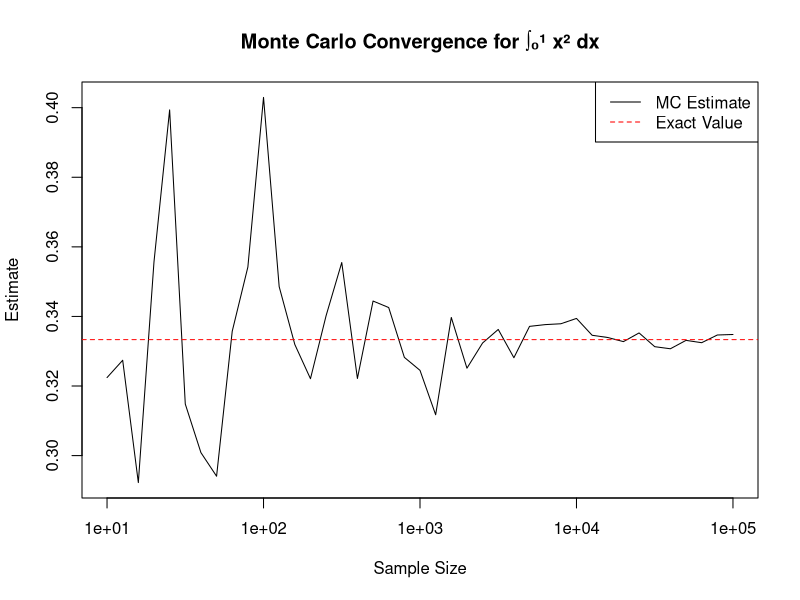
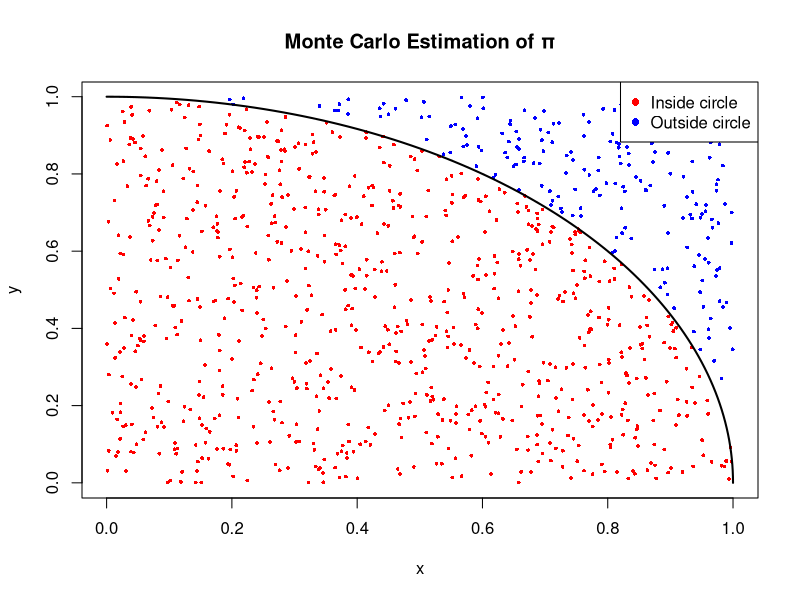
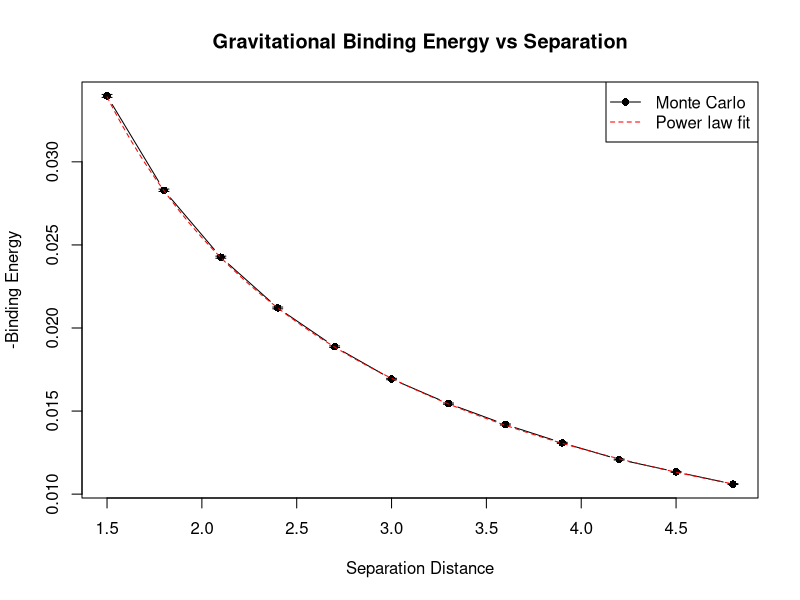
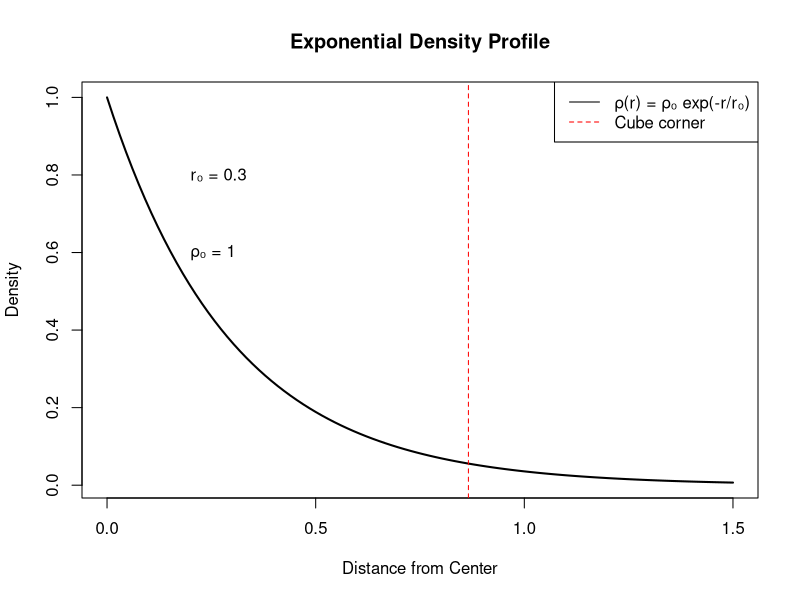
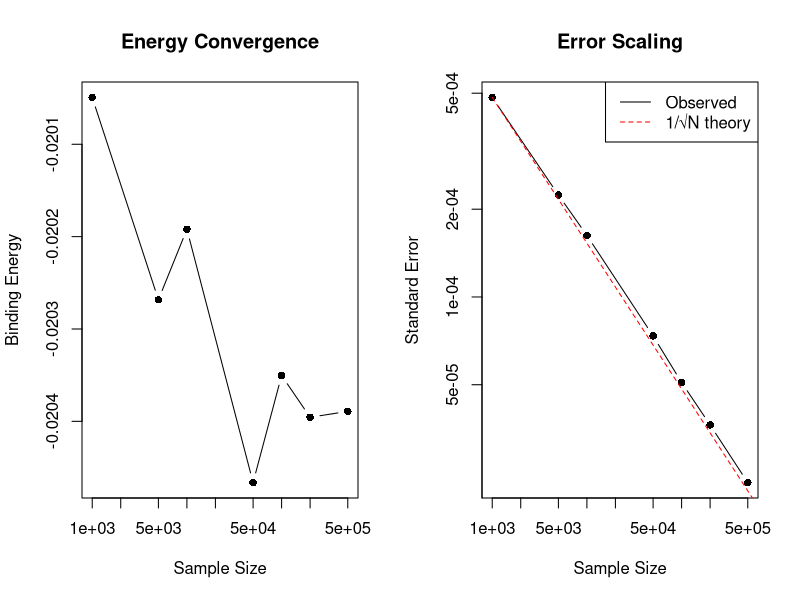
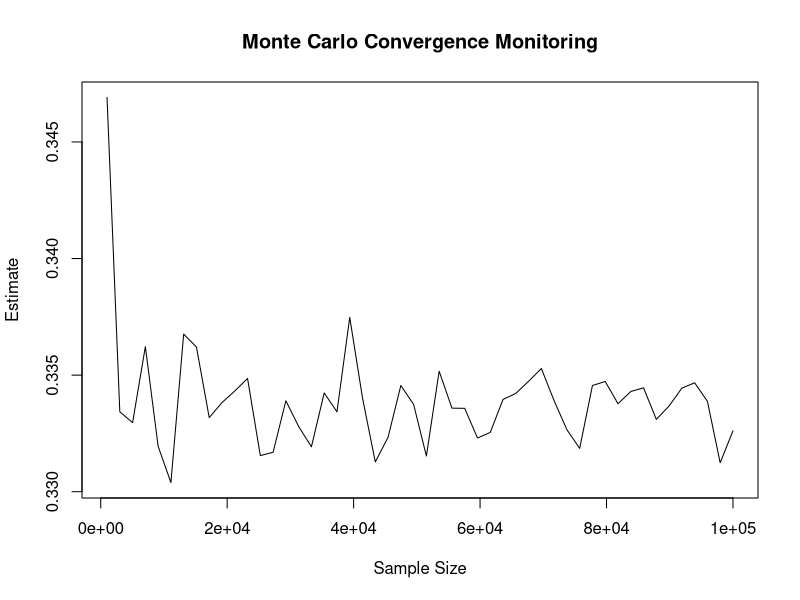

The R source for these figures, in order:
## ---- chunk 1
knitr::opts_chunk$set(echo = TRUE, message = FALSE, warning = FALSE, fig.width = 8, fig.height = 6)
library(ggplot2)
library(dplyr)
library(pracma)
set.seed(42)
## ---- chunk 2
# Basic Monte Carlo integrator for 1D
monte_carlo_1d <- function(f, a, b, n) {
  # Generate n random points in [a,b]
  x <- runif(n, a, b)
  # Evaluate function at these points
  y <- f(x)
  # Estimate integral
  integral_estimate <- (b - a) * mean(y)
  # Calculate standard error
  variance <- var(y)
  standard_error <- (b - a) * sqrt(variance / n)
  
  return(list(
    estimate = integral_estimate,
    standard_error = standard_error,
    confidence_interval = integral_estimate + c(-1.96, 1.96) * standard_error
  ))
}

# Test with f(x) = x^2
f <- function(x) x^2
result <- monte_carlo_1d(f, 0, 1, 10000)

cat("Monte Carlo estimate:", result$estimate, "\n")
cat("Exact value:", 1/3, "\n")
cat("Error:", abs(result$estimate - 1/3), "\n")
cat("95% CI:", result$confidence_interval, "\n")
## ---- chunk 3
# Study convergence
sample_sizes <- 10^seq(1, 5, by = 0.1)
estimates <- sapply(sample_sizes, function(n) {
  monte_carlo_1d(f, 0, 1, n)$estimate
})

# Plot convergence
plot(sample_sizes, estimates, log = "x", type = "l", 
     xlab = "Sample Size", ylab = "Estimate",
     main = "Monte Carlo Convergence for ∫₀¹ x² dx")
abline(h = 1/3, col = "red", lty = 2)
legend("topright", c("MC Estimate", "Exact Value"), 
       col = c("black", "red"), lty = c(1, 2))
## ---- chunk 4
estimate_pi <- function(n) {
  # Generate random points in [0,1] × [0,1]
  x <- runif(n)
  y <- runif(n)
  
  # Count points inside quarter circle (x² + y² ≤ 1)
  inside_circle <- (x^2 + y^2) <= 1
  
  # π/4 = (area of quarter circle) / (area of unit square)
  pi_estimate <- 4 * mean(inside_circle)
  
  # Standard error calculation
  p <- mean(inside_circle)
  se <- 4 * sqrt(p * (1 - p) / n)
  
  return(list(
    estimate = pi_estimate,
    standard_error = se,
    confidence_interval = pi_estimate + c(-1.96, 1.96) * se
  ))
}

# Estimate π
pi_result <- estimate_pi(100000)
cat("Monte Carlo estimate of π:", pi_result$estimate, "\n")
cat("Exact value of π:", pi, "\n")
cat("Error:", abs(pi_result$estimate - pi), "\n")
cat("95% CI:", pi_result$confidence_interval, "\n")
## ---- chunk 5
# Visualize the method
n_viz <- 1000
x <- runif(n_viz)
y <- runif(n_viz)
inside <- (x^2 + y^2) <= 1

plot(x, y, col = ifelse(inside, "red", "blue"), pch = 16, cex = 0.5,
     main = "Monte Carlo Estimation of π", xlab = "x", ylab = "y")
theta <- seq(0, pi/2, length.out = 100)
lines(cos(theta), sin(theta), lwd = 2)
legend("topright", c("Inside circle", "Outside circle"), 
       col = c("red", "blue"), pch = 16)
## ---- chunk 6
# 3D Monte Carlo integration
monte_carlo_3d <- function(f, n, bounds = list(c(0,1), c(0,1), c(0,1))) {
  # Extract bounds
  x_bounds <- bounds[[1]]
  y_bounds <- bounds[[2]]
  z_bounds <- bounds[[3]]
  
  # Calculate volume
  volume <- (x_bounds[2] - x_bounds[1]) * 
            (y_bounds[2] - y_bounds[1]) * 
            (z_bounds[2] - z_bounds[1])
  
  # Generate random points
  x <- runif(n, x_bounds[1], x_bounds[2])
  y <- runif(n, y_bounds[1], y_bounds[2])
  z <- runif(n, z_bounds[1], z_bounds[2])
  
  # Evaluate function
  values <- f(x, y, z)
  
  # Calculate estimate and error
  estimate <- volume * mean(values)
  se <- volume * sqrt(var(values) / n)
  
  return(list(
    estimate = estimate,
    standard_error = se,
    confidence_interval = estimate + c(-1.96, 1.96) * se
  ))
}

# Define the function
f_3d <- function(x, y, z) (x + y + z)^2

# Compute the integral
result_3d <- monte_carlo_3d(f_3d, 100000)

cat("3D Monte Carlo estimate:", result_3d$estimate, "\n")
cat("Exact value:", 9/4, "\n")
cat("Error:", abs(result_3d$estimate - 9/4), "\n")
cat("95% CI:", result_3d$confidence_interval, "\n")
## ---- chunk 7
# Integration over unit sphere: ∫∫∫_sphere f(x,y,z) dV
# where f(x,y,z) = x² + y² + z²

integrate_over_sphere <- function(f, n, radius = 1) {
  # Generate random points in cube [-r, r]³
  x <- runif(n, -radius, radius)
  y <- runif(n, -radius, radius)
  z <- runif(n, -radius, radius)
  
  # Keep only points inside sphere
  inside_sphere <- (x^2 + y^2 + z^2) <= radius^2
  
  # Volume of cube
  cube_volume <- (2 * radius)^3
  
  # Evaluate function only at points inside sphere
  if (sum(inside_sphere) == 0) {
    return(list(estimate = 0, standard_error = 0))
  }
  
  values <- f(x[inside_sphere], y[inside_sphere], z[inside_sphere])
  
  # Estimate integral
  # (Volume of sphere / Volume of cube) * (Average of function values) * Volume of cube
  sphere_volume <- (4/3) * pi * radius^3
  estimate <- sphere_volume * mean(values)
  
  # Standard error
  se <- sphere_volume * sqrt(var(values) / sum(inside_sphere))
  
  return(list(
    estimate = estimate,
    standard_error = se,
    points_inside = sum(inside_sphere),
    efficiency = sum(inside_sphere) / n
  ))
}

# Function to integrate: f(x,y,z) = x² + y² + z²
f_sphere <- function(x, y, z) x^2 + y^2 + z^2

# Perform integration
sphere_result <- integrate_over_sphere(f_sphere, 500000, radius = 1)

# Exact answer for ∫∫∫_sphere (x² + y² + z²) dV over unit sphere
# Using spherical coordinates: ∫₀²π ∫₀π ∫₀¹ r² · r² sin(θ) dr dθ dφ = 4π/5
exact_sphere <- 4 * pi / 5

cat("Sphere integration estimate:", sphere_result$estimate, "\n")
cat("Exact value:", exact_sphere, "\n")
cat("Error:", abs(sphere_result$estimate - exact_sphere), "\n")
cat("Efficiency (fraction of points inside sphere):", sphere_result$efficiency, "\n")
## ---- chunk 8
# Standard Monte Carlo vs Importance Sampling
# Integrate ∫₀¹ e^x dx = e - 1 ≈ 1.718

# Standard Monte Carlo
standard_mc <- function(n) {
  x <- runif(n, 0, 1)
  values <- exp(x)
  estimate <- mean(values)
  se <- sqrt(var(values) / n)
  return(list(estimate = estimate, standard_error = se))
}

# Importance Sampling using exponential distribution
# f(x) = e^x, g(x) = λe^(-λx) on [0,1]
# We want ∫₀¹ e^x dx ≈ (1/n) Σ f(xᵢ)/g(xᵢ) where xᵢ ~ g(x)

importance_sampling_mc <- function(n, lambda = 2) {
  # Generate samples from exponential distribution on [0,1]
  # We need to be careful with truncation
  u <- runif(n)
  x <- -log(1 - u * (1 - exp(-lambda))) / lambda  # Inverse CDF method
  
  # Calculate weights: f(x) / g(x)
  # f(x) = e^x (our function)
  # g(x) = λe^(-λx) / (1 - e^(-λ)) (normalized exponential on [0,1])
  normalization <- 1 - exp(-lambda)
  weights <- exp(x) / (lambda * exp(-lambda * x) / normalization)
  
  estimate <- mean(weights) * normalization
  se <- sqrt(var(weights) * normalization^2 / n)
  
  return(list(estimate = estimate, standard_error = se))
}

# Compare methods
n_samples <- 10000
exact_value <- exp(1) - 1

# Standard MC
std_result <- standard_mc(n_samples)
cat("Standard Monte Carlo:\n")
cat("  Estimate:", std_result$estimate, "\n")
cat("  Standard Error:", std_result$standard_error, "\n")

# Importance Sampling
imp_result <- importance_sampling_mc(n_samples)
cat("\nImportance Sampling:\n")
cat("  Estimate:", imp_result$estimate, "\n")
cat("  Standard Error:", imp_result$standard_error, "\n")

cat("\nExact value:", exact_value, "\n")
cat("Standard MC error:", abs(std_result$estimate - exact_value), "\n")
cat("Importance sampling error:", abs(imp_result$estimate - exact_value), "\n")
## ---- chunk 9
# Stratified sampling for ∫₀¹ x² dx
stratified_mc <- function(n, n_strata = 10) {
  strata_size <- n %/% n_strata
  remainder <- n %% n_strata
  
  estimates <- numeric(n_strata)
  variances <- numeric(n_strata)
  
  for (i in 1:n_strata) {
    # Define stratum bounds
    a <- (i - 1) / n_strata
    b <- i / n_strata
    
    # Sample size for this stratum
    n_i <- strata_size + (if (i <= remainder) 1 else 0)
    
    # Generate samples in this stratum
    x <- runif(n_i, a, b)
    y <- x^2  # f(x) = x²
    
    # Estimate for this stratum
    estimates[i] <- (b - a) * mean(y)
    variances[i] <- (b - a)^2 * var(y) / n_i
  }
  
  # Combine estimates
  total_estimate <- sum(estimates)
  total_variance <- sum(variances)
  
  return(list(
    estimate = total_estimate,
    standard_error = sqrt(total_variance),
    strata_estimates = estimates
  ))
}

# Compare standard vs stratified sampling
n_samples <- 10000

# Standard sampling
std_f2_result <- monte_carlo_1d(function(x) x^2, 0, 1, n_samples)

# Stratified sampling
strat_result <- stratified_mc(n_samples, n_strata = 20)

cat("Standard Monte Carlo:\n")
cat("  Estimate:", std_f2_result$estimate, "\n")
cat("  Standard Error:", std_f2_result$standard_error, "\n")

cat("\nStratified Sampling:\n")
cat("  Estimate:", strat_result$estimate, "\n")
cat("  Standard Error:", strat_result$standard_error, "\n")

cat("\nVariance Reduction Factor:", 
    (std_f2_result$standard_error / strat_result$standard_error)^2, "\n")
## ---- chunk 10
# Integrate ∫₀¹⁰ sin(50x) dx = -cos(500)/50 + 1/50
oscillatory_mc <- function(n) {
  x <- runif(n, 0, 10)
  y <- sin(50 * x)
  
  estimate <- 10 * mean(y)  # Domain width = 10
  se <- 10 * sqrt(var(y) / n)
  
  return(list(estimate = estimate, standard_error = se))
}

# True value
exact_oscillatory <- (-cos(500) + 1) / 50

# Monte Carlo estimate
osc_result <- oscillatory_mc(1000000)  # Need more samples for oscillatory functions

cat("Oscillatory function integration:\n")
cat("  MC Estimate:", osc_result$estimate, "\n")
cat("  Exact value:", exact_oscillatory, "\n")
cat("  Error:", abs(osc_result$estimate - exact_oscillatory), "\n")
cat("  Standard Error:", osc_result$standard_error, "\n")
## ---- chunk 11
# Physical constants (in SI units, but we'll work in scaled units)
# G = 6.67430e-11  # m³ kg⁻¹ s⁻²

# Parameters for our cubes
cube_params <- list(
  L = 1.0,           # Side length (scaled units)
  rho0 = 1.0,        # Central density (scaled units)  
  r0 = 0.3,          # Scale length (fraction of cube size)
  separation = 2.5   # Center-to-center distance
)

# Exponential density function
density_profile <- function(r, rho0, r0) {
  rho0 * exp(-r / r0)
}

# Calculate distance from cube center
distance_from_center <- function(x, y, z, center) {
  sqrt((x - center[1])^2 + (y - center[2])^2 + (z - center[3])^2)
}

# Monte Carlo calculation of binding energy
calculate_binding_energy <- function(params, n_samples = 1e5, G = 1.0) {
  L <- params$L
  rho0 <- params$rho0
  r0 <- params$r0
  sep <- params$separation
  
  # Define cube centers
  center1 <- c(-sep/2, 0, 0)
  center2 <- c(+sep/2, 0, 0)
  
  # Define cube boundaries
  bounds1 <- list(
    x = center1[1] + c(-L/2, L/2),
    y = center1[2] + c(-L/2, L/2),
    z = center1[3] + c(-L/2, L/2)
  )
  
  bounds2 <- list(
    x = center2[1] + c(-L/2, L/2),
    y = center2[2] + c(-L/2, L/2),
    z = center2[3] + c(-L/2, L/2)
  )
  
  # Volume of each cube
  volume = L^3
  
  # Monte Carlo sampling
  cat("Sampling", n_samples, "point pairs...\n")
  
  # Generate random points in cube 1
  x1 <- runif(n_samples, bounds1$x[1], bounds1$x[2])
  y1 <- runif(n_samples, bounds1$y[1], bounds1$y[2])
  z1 <- runif(n_samples, bounds1$z[1], bounds1$z[2])
  
  # Generate random points in cube 2
  x2 <- runif(n_samples, bounds2$x[1], bounds2$x[2])
  y2 <- runif(n_samples, bounds2$y[1], bounds2$y[2])
  z2 <- runif(n_samples, bounds2$z[1], bounds2$z[2])
  
  # Calculate distances from centers
  r1 <- distance_from_center(x1, y1, z1, center1)
  r2 <- distance_from_center(x2, y2, z2, center2)
  
  # Calculate densities
  rho1 <- density_profile(r1, rho0, r0)
  rho2 <- density_profile(r2, rho0, r0)
  
  # Calculate separations between point pairs
  separations <- sqrt((x1 - x2)^2 + (y1 - y2)^2 + (z1 - z2)^2)
  
  # Avoid division by zero (shouldn't happen with continuous distributions)
  separations[separations < 1e-10] <- 1e-10
  
  # Calculate integrand values
  integrand_values <- rho1 * rho2 / separations
  
  # Monte Carlo estimate
  integral_estimate <- volume^2 * mean(integrand_values)
  binding_energy <- -G * integral_estimate
  
  # Error estimation
  variance_integrand <- var(integrand_values)
  standard_error <- volume^2 * sqrt(variance_integrand / n_samples)
  energy_error <- G * standard_error
  
  # Store some statistics for analysis
  stats <- list(
    mean_rho1 = mean(rho1),
    mean_rho2 = mean(rho2),
    mean_separation = mean(separations),
    min_separation = min(separations),
    max_separation = max(separations)
  )
  
  return(list(
    binding_energy = binding_energy,
    energy_error = energy_error,
    confidence_interval = binding_energy + c(-1.96, 1.96) * energy_error,
    integral_estimate = integral_estimate,
    stats = stats,
    n_samples = n_samples
  ))
}

# Calculate binding energy
set.seed(123)  # For reproducibility
result <- calculate_binding_energy(cube_params, n_samples = 2e5)

cat("\n=== Gravitational Binding Energy Results ===\n")
cat("Binding Energy:", sprintf("%.6f", result$binding_energy), "± %.6f\n", result$energy_error)
cat("95% Confidence Interval: [%.6f, %.6f]\n", 
    result$confidence_interval[1], result$confidence_interval[2])
cat("Relative Error:", sprintf("%.2f%%", 100 * result$energy_error / abs(result$binding_energy)), "\n")

cat("\n=== Physical Insights ===\n")
cat("Mean density in cube 1:", sprintf("%.4f", result$stats$mean_rho1), "\n")
cat("Mean density in cube 2:", sprintf("%.4f", result$stats$mean_rho2), "\n")
cat("Mean separation between points:", sprintf("%.4f", result$stats$mean_separation), "\n")
cat("Min/Max separations:", sprintf("%.4f / %.4f", result$stats$min_separation, result$stats$max_separation), "\n")
## ---- chunk 12
# Study how binding energy depends on separation distance
separations <- seq(1.5, 5.0, by = 0.3)
binding_energies <- numeric(length(separations))
binding_errors <- numeric(length(separations))

cat("Computing binding energy vs separation...\n")
for (i in seq_along(separations)) {
  params_temp <- cube_params
  params_temp$separation <- separations[i]
  
  result_temp <- calculate_binding_energy(params_temp, n_samples = 1e5)
  binding_energies[i] <- result_temp$binding_energy
  binding_errors[i] <- result_temp$energy_error
  
  cat("Separation:", separations[i], "Energy:", sprintf("%.6f", binding_energies[i]), "\n")
}

# Plot results
plot(separations, -binding_energies, type = "b", pch = 16,
     xlab = "Separation Distance", ylab = "-Binding Energy",
     main = "Gravitational Binding Energy vs Separation",
     ylim = range(-binding_energies + c(-1, 1) * max(binding_errors)))

# Add error bars
arrows(separations, -binding_energies - binding_errors,
       separations, -binding_energies + binding_errors,
       angle = 90, code = 3, length = 0.05)

# Theoretical expectation: should scale roughly as 1/r for large separations
# Add a fitted curve
fit_range <- separations >= 3.0
if (sum(fit_range) >= 3) {
  fit <- lm(log(-binding_energies[fit_range]) ~ log(separations[fit_range]))
  cat("Power law fit for large separations: E ∝ r^", sprintf("%.2f", coef(fit)[2]), "\n")
  
  # Plot theoretical curve
  sep_theory <- seq(min(separations), max(separations), length.out = 100)
  energy_theory <- exp(coef(fit)[1]) * sep_theory^coef(fit)[2]
  lines(sep_theory, energy_theory, col = "red", lty = 2)
  legend("topright", c("Monte Carlo", "Power law fit"), 
         col = c("black", "red"), lty = c(1, 2), pch = c(16, NA))
}
## ---- chunk 13
# Visualize the density profiles
r_range <- seq(0, 1.5, length.out = 100)
rho_values <- density_profile(r_range, cube_params$rho0, cube_params$r0)

plot(r_range, rho_values, type = "l", lwd = 2,
     xlab = "Distance from Center", ylab = "Density",
     main = "Exponential Density Profile")
abline(v = cube_params$L/2 * sqrt(3), col = "red", lty = 2)  # Cube corner distance
legend("topright", c("ρ(r) = ρ₀ exp(-r/r₀)", "Cube corner"), 
       col = c("black", "red"), lty = c(1, 2))

# Add text annotations
text(0.2, 0.8 * cube_params$rho0, 
     paste("r₀ =", cube_params$r0), adj = 0)
text(0.2, 0.6 * cube_params$rho0, 
     paste("ρ₀ =", cube_params$rho0), adj = 0)
## ---- chunk 14
# Study convergence with sample size
sample_sizes <- c(1e3, 5e3, 1e4, 5e4, 1e5, 2e5, 5e5)
convergence_results <- data.frame(
  n = sample_sizes,
  energy = numeric(length(sample_sizes)),
  error = numeric(length(sample_sizes)),
  time = numeric(length(sample_sizes))
)

cat("Convergence study...\n")
for (i in seq_along(sample_sizes)) {
  start_time <- proc.time()
  result_conv <- calculate_binding_energy(cube_params, n_samples = sample_sizes[i])
  elapsed_time <- (proc.time() - start_time)[3]
  
  convergence_results$energy[i] <- result_conv$binding_energy
  convergence_results$error[i] <- result_conv$energy_error
  convergence_results$time[i] <- elapsed_time
  
  cat("N =", sample_sizes[i], "Energy =", sprintf("%.6f", result_conv$binding_energy), 
      "Error =", sprintf("%.6f", result_conv$energy_error), 
      "Time =", sprintf("%.2f s", elapsed_time), "\n")
}

# Plot convergence
par(mfrow = c(1, 2))

# Energy convergence
plot(convergence_results$n, convergence_results$energy, log = "x", type = "b", pch = 16,
     xlab = "Sample Size", ylab = "Binding Energy",
     main = "Energy Convergence")

# Error scaling
plot(convergence_results$n, convergence_results$error, log = "xy", type = "b", pch = 16,
     xlab = "Sample Size", ylab = "Standard Error",
     main = "Error Scaling")
# Theoretical 1/√N line
n_theory <- 10^seq(3, 6, by = 0.1)
error_theory <- convergence_results$error[1] * sqrt(convergence_results$n[1] / n_theory)
lines(n_theory, error_theory, col = "red", lty = 2)
legend("topright", c("Observed", "1/√N theory"), col = c("black", "red"), lty = c(1, 2))

par(mfrow = c(1, 1))
## ---- chunk 15
# Example: Monitoring convergence
monitor_convergence <- function(f, a, b, max_n = 100000, check_points = 50) {
  n_values <- floor(seq(1000, max_n, length.out = check_points))
  estimates <- numeric(length(n_values))
  
  for (i in seq_along(n_values)) {
    result <- monte_carlo_1d(f, a, b, n_values[i])
    estimates[i] <- result$estimate
  }
  
  plot(n_values, estimates, type = "l", 
       xlab = "Sample Size", ylab = "Estimate",
       main = "Monte Carlo Convergence Monitoring")
  
  return(data.frame(n = n_values, estimate = estimates))
}

# Monitor convergence for x² integral
convergence_data <- monitor_convergence(function(x) x^2, 0, 1)
